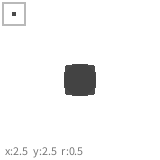
Frame 1 (no input)
Frame 2 (the mouse pressed at the canvas centre, redrawn once): identical to frame 1, image omitted

The Processing sketch that drew this single still picture (run headless with seeded random() and noise(); the mouse was pressed at the canvas centre and the sketch redrawn once):

// Processing sketch: Test3
// ── Test3.pde
int w = 5, h = 5, sc = 32, scs = 4;
float px = (float)w / 2, py = (float)h / 2; 

void settings() { size(w * sc, h * sc); } 

void setup() { noStroke(); noLoop(); }

//// Test //////////////
void draw()
{ 
  background(255);
  fill(0); ellipse(px, py, 1, 1);
  scale();
  fill(0, 25); ellipse(px * sc, py * sc, 1 * sc, 1 * sc);
  fill(120); text("x:" + px + "  y:" + py + "  r:" + 0.5, 5, h * sc - 5);
}

////////////////////////
void keyReleased()
{
  if (keyCode == LEFT) if (px > 1.5) px -= 0.25;
  if (keyCode == RIGHT) if (px < w - 1.5) px += 0.25; 
  if (keyCode == UP) if (py > 1.5) py -= 0.25;
  if (keyCode == DOWN) if (py < h - 1.5) py += 0.25; 
  redraw();  
}

void scale()
{
  loadPixels();
  for (int y = 0; y < h * sc; y++) 
  for (int x = 0; x < w * sc; x++) set(x, y, pixels[y / sc * (w * sc) + x / sc]);
  noStroke(); fill(255, 255, 255);  
  for (int y = 0; y <= h; y++)
  for (int x = 0; x <= w; x++)
  { rect(x * sc - 1, y * sc - sc / 4, 2, sc / 2); rect(x * sc - sc / 4, y * sc - 1, sc / 2, 2);
    rect(x * sc - 2, y * sc - 2, 4, 4);
  }
  fill(185, 185, 185); rect(2, 2, w * scs + 4, h * scs + 4);
  for (int y = 0; y < h * scs; y++) 
  for (int x = 0; x < w * scs; x++) set(4 + x, 4 + y, pixels[y / scs * (w * sc) + x / scs]);
}
